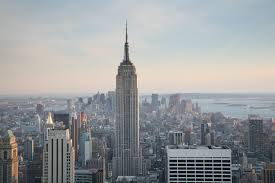
#> input picture empire.jpg, 275 x 183 px
$ python crop_and_rotate.py
#> lines starting #> are read from the running program, lines starting #| are printed output that depends on the picture
"""
Crop an image section, rotate it and paste it back in the original.
"""

from PIL import Image
pil_im = Image.open('empire.jpg')
#> pil_im is the input picture: PIL image 275x183 RGB; mean R, G, B 151.5, 154.3, 156

box = (100,0,150,50)
region = pil_im.crop(box)
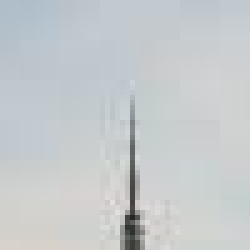
#> region: PIL image 50x50 RGB (shown 5 times larger); mean R, G, B 197.7, 202.2, 204.1
region = region.transpose(Image.ROTATE_180)
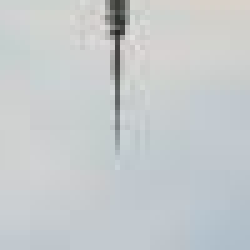
#> region: PIL image 50x50 RGB (shown 5 times larger); mean R, G, B 197.7, 202.2, 204.1

pil_im.paste(region,box)

out = './empire_crop_and_rotate.jpg'
pil_im.save(out)
